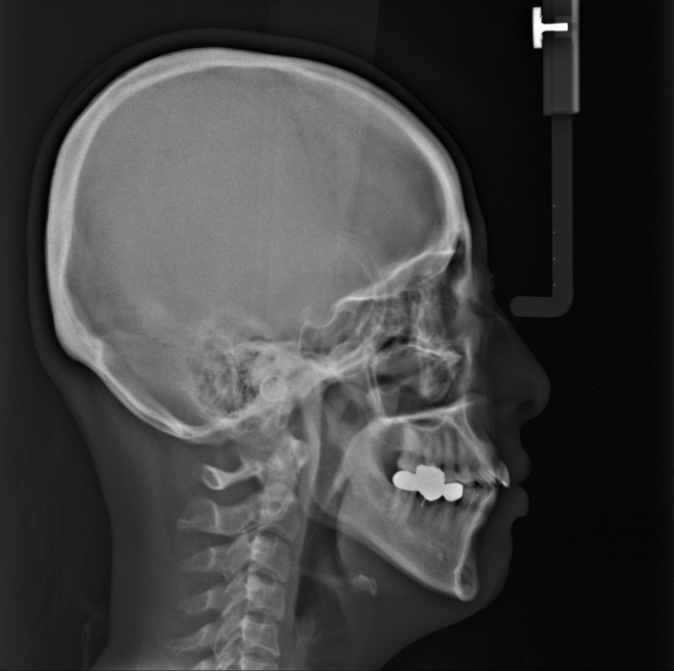
#> input picture 2021_Medical_VR/2_ImageProcessing/x-ray.jpg, 2020 x 2013 px (shown at 1/3 size)
$ python 1_resizing.py
#> lines starting #> are read from the running program, lines starting #| are printed output that depends on the picture
from skimage.io import imread, imshow
from skimage.transform import resize
import matplotlib.pyplot as plt

img = imread('x-ray.jpg')
#> img is the input picture: shape (2013, 2020, 3); min 0, max 255, mean 63.5
print(img.shape)
#| (2013, 2020, 3)

img_resized = resize(img, (300, 150))
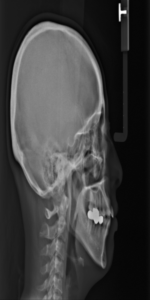
#> img_resized: shape (300, 150, 3) float64; min 0.0144, max 0.995, mean 0.249

plt.subplot(121), imshow(img)
plt.title('Original Image')
plt.subplot(122), imshow(img_resized)
plt.title('Resized Image')
plt.show()
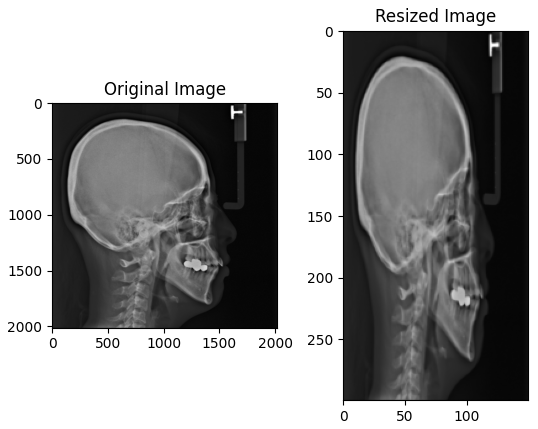
#> figure drawn by matplotlib, 2 panels

$ run again, with 2021_Medical_VR/2_ImageProcessing/dog.jpg copied over 2021_Medical_VR/2_ImageProcessing/x-ray.jpg
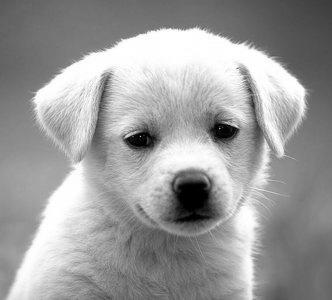
#> input picture 2021_Medical_VR/2_ImageProcessing/dog.jpg, 332 x 300 px
#> img is the input picture: shape (300, 332, 3); min 0, max 255, mean 155.7
#| (300, 332, 3)
#> `img_resized = resize(img, (300, 150))`:
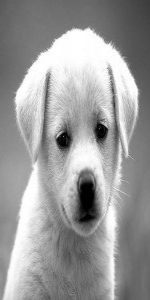
#> img_resized: shape (300, 150, 3) float64; min 0, max 1, mean 0.611
#> `plt.show()`:
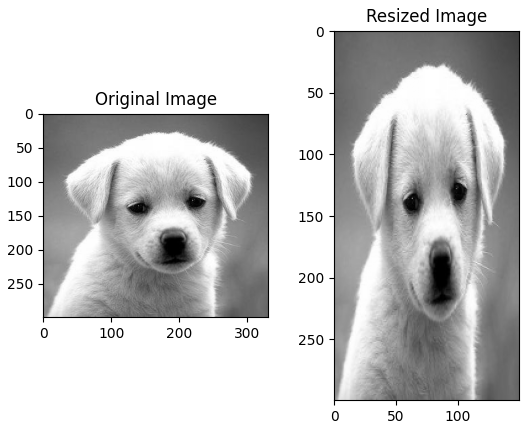
#> figure drawn by matplotlib, 2 panels

$ run again, with 2021_Medical_VR/2_ImageProcessing/dog2.jpg copied over 2021_Medical_VR/2_ImageProcessing/x-ray.jpg
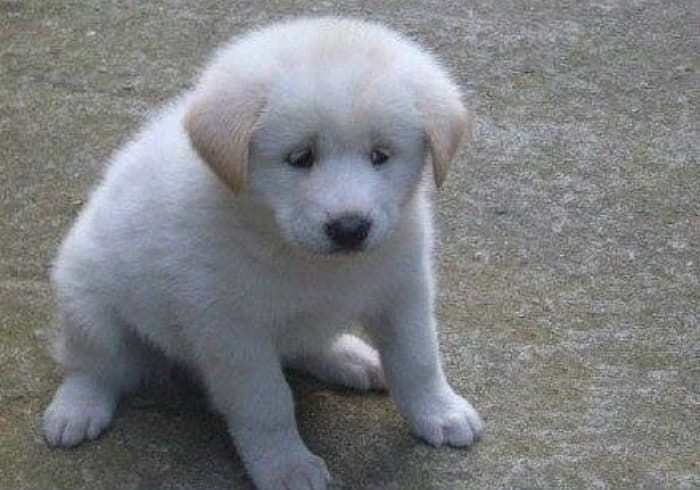
#> input picture 2021_Medical_VR/2_ImageProcessing/dog2.jpg, 700 x 490 px
#> img is the input picture: shape (490, 700, 3); mean R, G, B 124.3, 126, 128.4
#| (490, 700, 3)
#> `img_resized = resize(img, (300, 150))`:
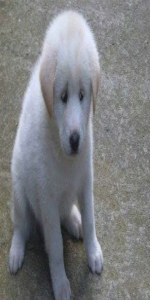
#> img_resized: shape (300, 150, 3) float64; mean R, G, B 0.487, 0.494, 0.503
#> `plt.show()`:
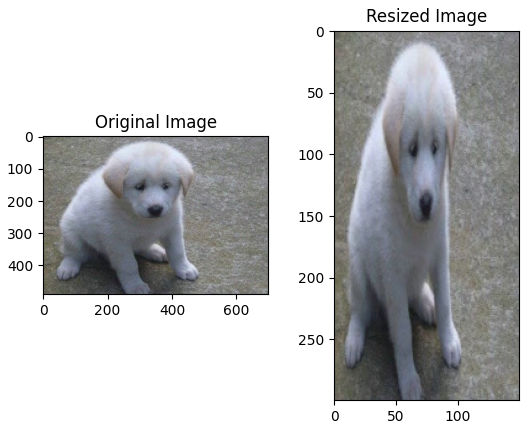
#> figure drawn by matplotlib, 2 panels
